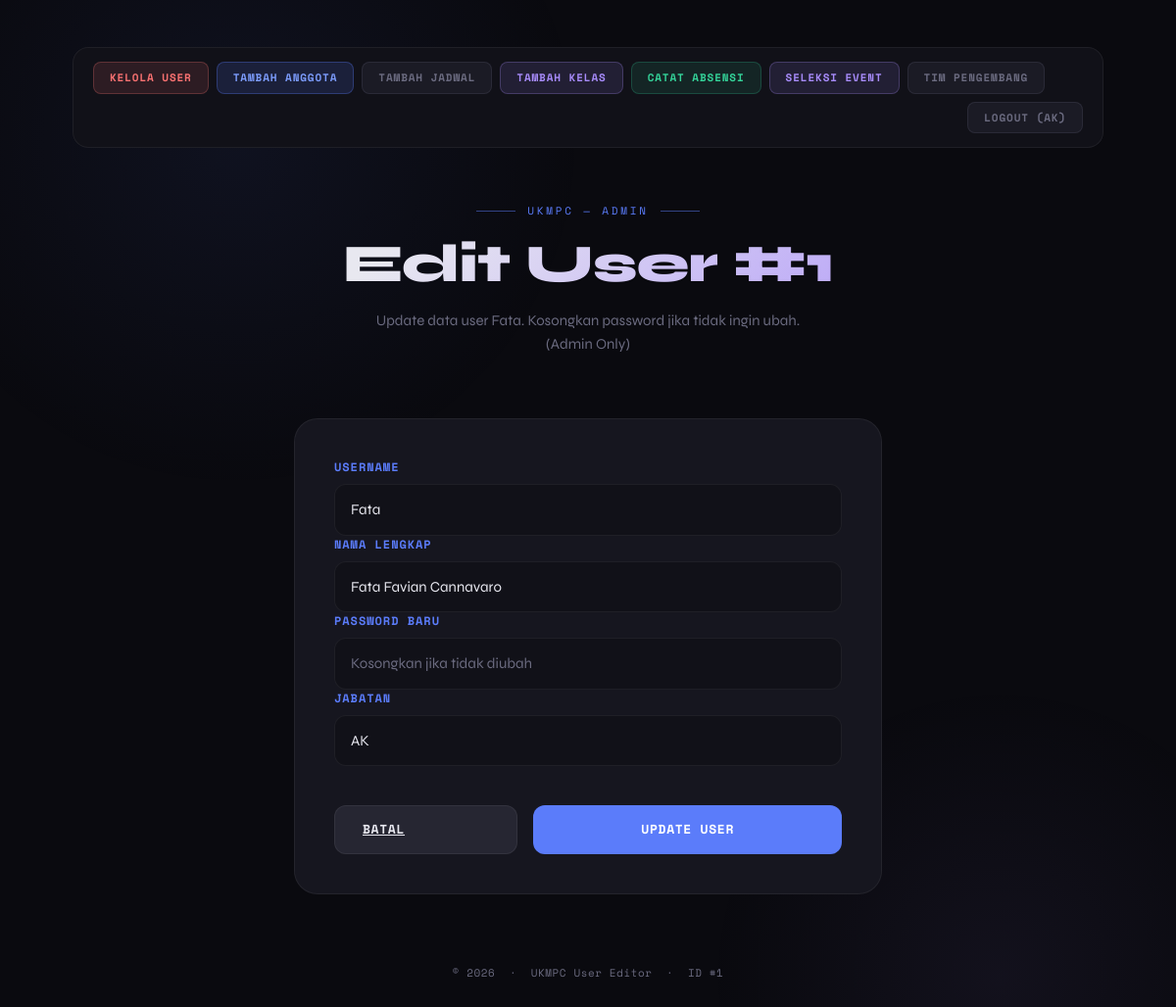
/edit_user.php?id=1 (signed in), run on the app's committed database.
### tables this page shows
CREATE TABLE `user` (
  `id_user` int(11) NOT NULL,
  `nama` varchar(200) NOT NULL,
  `username` varchar(200) NOT NULL,
  `password` varchar(200) NOT NULL,
  `jabatan` varchar(150) NOT NULL
);

### auth.php (called while the page is built, shortened)
<?php
function hasFullAccess() {
    return isset($_SESSION['jabatan']) && in_array($_SESSION['jabatan'], ['BPH', 'AK']);
}
?>

### edit_user.php (the view, shortened to what this page needs)
<?php
include 'koneksi.php';
include 'auth.php';
$id = $_GET['id'] ?? 0;
$user = null;
$stmt = $conn->prepare("SELECT * FROM user WHERE id_user = ?");
$stmt->bind_param("i", $id);
$stmt->execute();
$result = $stmt->get_result();
if ($user = $result->fetch_assoc()) {
} else {
    echo "<script>alert('User tidak ditemukan!'); window.location='user.php';</script>";
    exit;
}
?>
<!DOCTYPE html>
<html lang="id">
<head>
    <link href="https://cdn.jsdelivr.net/npm/bootstrap@5.3.0/dist/css/bootstrap.min.css" rel="stylesheet">
    <link rel="stylesheet" href="style.css">
</head>
<body>
<div class="page-wrapper">
    <nav class="top-nav">
        <a href="user.php" class="nav-btn danger">Kelola User</a>
        <?php if (hasFullAccess()): ?>
        <a href="tambah_anggota.php" class="nav-btn primary">Tambah Anggota</a>
        <?php else: ?>
        <a href="anggota.php" class="nav-btn primary">Daftar Anggota</a>
        <?php endif; ?>
        <?php if (hasFullAccess()): ?>
        <a href="tambah_jadwal.php" class="nav-btn secondary">Tambah Jadwal</a>
        <?php endif; ?>
        <?php if (hasFullAccess()): ?>
        <a href="tambah_level.php" class="nav-btn info">Tambah Kelas</a>
        <?php endif; ?>
        <?php if (hasFullAccess()): ?>
        <a href="tambah_absensi.php" class="nav-btn success">Catat Absensi</a>
        <?php else: ?>
        <a href="dashboard.php" class="nav-btn success">Daftar Absensi</a>
        <?php endif; ?>
        <a href="seleksi.php" class="nav-btn info">Seleksi Event</a>
        <a href="tim_pengembang.php" class="nav-btn secondary">Tim Pengembang</a>
        <a href="logout.php" class="nav-btn secondary" style="margin-left:auto;">
            Logout (<?php echo htmlspecialchars($_SESSION['jabatan']); ?>)
        </a>
    </nav>
    <header class="page-header">
        <div class="header-eyebrow">UKMPC — Admin</div>
        <h1 class="page-title">Edit User #<?php echo $id; ?></h1>
        <p class="page-subtitle">Update data user <?php echo htmlspecialchars($user['username']); ?>. Kosongkan password jika tidak ingin ubah. (Admin Only)</p>
    </header>
    <section class="form-section">
        <form method="POST">
            <label class="form-label" for="username">Username</label>
            <input type="text" class="form-control" id="username" name="username" value="<?php echo htmlspecialchars($user['username']); ?>" required>
            <label class="form-label" for="nama">Nama Lengkap</label>
            <input type="text" class="form-control" id="nama" name="nama" value="<?php echo htmlspecialchars($user['nama']); ?>" required>
            <label class="form-label" for="password">Password Baru</label>
            <input type="password" class="form-control" id="password" name="password" placeholder="Kosongkan jika tidak diubah">
            <label class="form-label" for="jabatan">Jabatan</label>
            <select class="form-select" id="jabatan" name="jabatan" required>
                <option value="AK" <?php echo ($user['jabatan']=='AK') ? 'selected' : ''; ?>>AK</option>
            </select>
            <div style="display:flex; gap:16px; margin-top:40px;">
                <a href="user.php" class="btn-modern secondary" style="flex:1;">Batal</a>
                <button type="submit" class="btn-modern primary" style="flex:2;">Update User</button>
            </div>
        </form>
    </section>
    <footer class="page-footer">
        &copy; <?php echo date('Y'); ?> &nbsp;·&nbsp; UKMPC User Editor &nbsp;·&nbsp; ID #<?php echo $id; ?>
    </footer>
</div>
</body>
</html>

### style.css (style rules this page uses)
:root { --bg: #0a0a0f; --surface: #111118; --card-bg: #16161f; --border: rgba(255,255,255,0.06); --accent: #5b7cfa; --accent2: #a78bfa; --accent3: #34d399; --text: #e8e8f0; --muted: #6b6b80; --danger: #f87171; --warning: #fbbf24; }
* { margin: 0; padding: 0; box-sizing: border-box; }
body { background: var(--bg); color: var(--text); font-family: 'Syne', sans-serif; min-height: 100vh; overflow-x: hidden; }
body::before { content: ''; position: fixed; top: -20%; left: -10%; width: 60vw; height: 60vw; background: radial-gradient(circle, rgba(91,124,250,0.07) 0%, transparent 70%); pointer-events: none; z-index: 0; }
body::after { content: ''; position: fixed; bottom: -20%; right: -10%; width: 50vw; height: 50vw; background: radial-gradient(circle, rgba(167,139,250,0.06) 0%, transparent 70%); pointer-events: none; z-index: 0; }
.page-wrapper { position: relative; z-index: 1; max-width: 1100px; margin: 0 auto; padding: 48px 24px 80px; }
.top-nav { display: flex; flex-wrap: wrap; align-items: center; gap: 8px; background: var(--surface); border: 1px solid var(--border); border-radius: 16px; padding: 14px 20px; margin-bottom: 56px; backdrop-filter: blur(8px); }
.nav-btn { font-family: 'Space Mono', monospace; font-size: 11px; font-weight: 700; text-transform: uppercase; letter-spacing: 0.08em; padding: 7px 16px; border-radius: 8px; border: 1px solid transparent; text-decoration: none; transition: all 0.2s; white-space: nowrap; color: inherit; }
.nav-btn.primary { background: rgba(91,124,250,0.15); border-color: rgba(91,124,250,0.3); color: #7c9cfc; }
.nav-btn.danger { background: rgba(248,113,113,0.12); border-color: rgba(248,113,113,0.25); color: var(--danger); }
.nav-btn.secondary { background: rgba(107,107,128,0.12); border-color: rgba(107,107,128,0.2); color: var(--muted); }
.nav-btn.success { background: rgba(52,211,153,0.1); border-color: rgba(52,211,153,0.22); color: var(--accent3); }
.nav-btn.info { background: rgba(167,139,250,0.12); border-color: rgba(167,139,250,0.25); color: var(--accent2); }
.page-header { text-align: center; margin-bottom: 64px; }
.header-eyebrow { font-family: 'Space Mono', monospace; font-size: 11px; letter-spacing: 0.25em; text-transform: uppercase; color: var(--accent); margin-bottom: 16px; display: flex; align-items: center; justify-content: center; gap: 12px; }
.header-eyebrow::before, .header-eyebrow::after { content: ''; display: block; width: 40px; height: 1px; background: var(--accent); opacity: 0.5; }
.page-title { font-size: clamp(2.2rem, 5vw, 3.4rem); font-weight: 800; line-height: 1.1; letter-spacing: -0.02em; background: linear-gradient(135deg, #e8e8f0 30%, var(--accent2)); -webkit-background-clip: text; -webkit-text-fill-color: transparent; background-clip: text; margin-bottom: 16px; }
.page-subtitle { font-size: 15px; color: var(--muted); max-width: 440px; margin: 0 auto; line-height: 1.6; }
.form-section { background: var(--card-bg); border: 1px solid var(--border); border-radius: 24px; padding: 40px; max-width: 600px; margin: 0 auto 48px; }
.form-label { font-family: 'Space Mono', monospace; font-size: 12px; font-weight: 700; color: var(--accent); text-transform: uppercase; letter-spacing: 0.08em; margin-bottom: 8px; display: block; }
.form-control, .form-select { background: var(--surface); border: 1px solid var(--border); border-radius: 12px; padding: 14px 16px; color: var(--text); font-size: 15px; transition: all 0.2s; }
.form-control::placeholder { color: var(--muted); }
.btn-modern { font-family: 'Space Mono', monospace; font-size: 13px; font-weight: 700; padding: 14px 28px; border-radius: 12px; border: none; cursor: pointer; transition: all 0.25s; text-transform: uppercase; letter-spacing: 0.05em; min-width: 140px; }
.btn-modern.primary { background: var(--accent); color: #fff; }
.btn-modern.secondary { background: rgba(107,107,128,0.2); color: var(--text); border: 1px solid var(--border); }
.page-footer { margin-top: 72px; text-align: center; font-family: 'Space Mono', monospace; font-size: 11px; color: var(--muted); letter-spacing: 0.05em; }
.page-header { animation: fadeUp 0.6s ease both; }

### data on the page
user: username "Fata", nama "Fata Favian Cannavaro", jabatan "AK"

### other printed values
$_SESSION['jabatan'] "AK"
$id "1"
